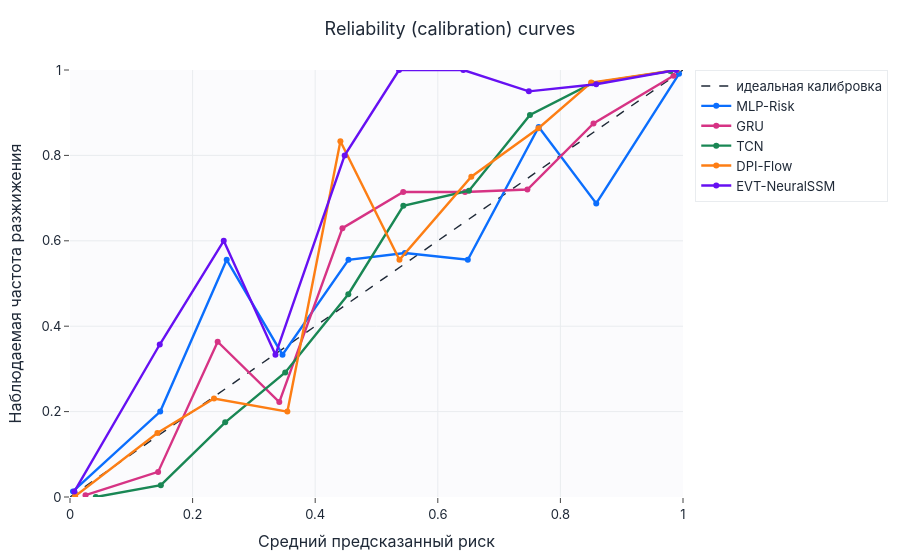

Notebook source saved alongside this figure:
### Markdown cell above
## Risk calibration

### Code cell
curves = {}
for disp in sample_tables:
    st = sample_tables[disp]
    if st["liq_label"].nunique() > 1:
        frac_pos, mean_pred = calibration_curve(st["liq_label"], st["risk_prob_pred"], n_bins=10)
        curves[disp] = (mean_pred, frac_pos)
calibration_plot(curves, title="Reliability (calibration) curves",
                 save=SAVE_FIGS, fig_id="3_1_calibration").show()

### Figure 1 — Plotly figure (JSON) as saved in the notebook; plotly's stock layout.template omitted (floating-point values rounded to 4 significant figures)
{"data": [{"line": {"color": "#1f2937", "dash": "dash", "width": 1.4}, "mode": "lines", "name": "идеальная калибровка", "type": "scatter", "x": [0, 1], "y": [0, 1]}, {"line": {"color": "#0b6efd", "width": 2.4}, "mode": "lines+markers", "name": "MLP-Risk", "type": "scatter", "x": [0.004784, 0.1472, 0.2556, 0.3467, 0.4543, 0.5463, 0.649, 0.7646, 0.8585, 0.9935], "y": [0.01313, 0.2, 0.5556, 0.3333, 0.5556, 0.5714, 0.5556, 0.8667, 0.6875, 0.9912]}, {"line": {"color": "#d63384", "width": 2.4}, "mode": "lines+markers", "name": "GRU", "type": "scatter", "x": [0.02532, 0.1438, 0.2409, 0.3414, 0.4444, 0.5435, 0.6443, 0.7462, 0.854, 0.9845], "y": [0.004283, 0.05882, 0.3636, 0.2222, 0.6296, 0.7143, 0.7143, 0.72, 0.875, 0.9866]}, {"line": {"color": "#198754", "width": 2.4}, "mode": "lines+markers", "name": "TCN", "type": "scatter", "x": [0.04209, 0.1482, 0.2532, 0.3511, 0.454, 0.5437, 0.6508, 0.7504, 0.8521, 0.9793], "y": [0.0, 0.02778, 0.175, 0.2917, 0.475, 0.6818, 0.7174, 0.8947, 0.9692, 0.9975]}, {"line": {"color": "#fd7e14", "width": 2.4}, "mode": "lines+markers", "name": "DPI-Flow", "type": "scatter", "x": [0.008356, 0.1426, 0.2349, 0.3546, 0.4411, 0.5375, 0.6547, 0.7642, 0.8501, 0.9899], "y": [0.001894, 0.15, 0.2308, 0.2, 0.8333, 0.5556, 0.75, 0.8636, 0.9706, 1.0]}, {"line": {"color": "#6610f2", "width": 2.4}, "mode": "lines+markers", "name": "EVT-NeuralSSM", "type": "scatter", "x": [0.007016, 0.1464, 0.2508, 0.3352, 0.4481, 0.5368, 0.6417, 0.7486, 0.8583, 0.9887], "y": [0.01261, 0.3571, 0.6, 0.3333, 0.8, 1.0, 1.0, 0.95, 0.9667, 1.0]}], "layout": {"title": {"text": "Reliability (calibration) curves"}, "xaxis": {"range": [0, 1], "title": {"text": "Средний предсказанный риск"}}, "yaxis": {"range": [0, 1], "title": {"text": "Наблюдаемая частота разжижения"}}}}
